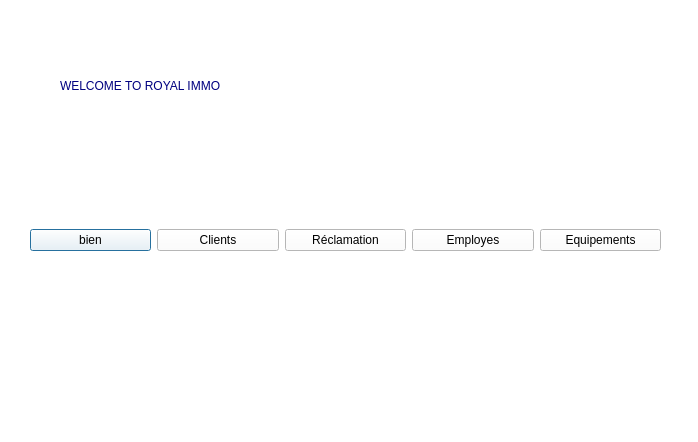
<?xml version="1.0" encoding="UTF-8"?>
<ui version="4.0">
 <class>Menu</class>
 <widget class="QDialog" name="Menu">
  <property name="geometry">
   <rect>
    <x>0</x>
    <y>0</y>
    <width>698</width>
    <height>442</height>
   </rect>
  </property>
  <property name="windowTitle">
   <string>Dialog</string>
  </property>
  <property name="styleSheet">
   <string notr="true">background-color: rgb(255, 255, 255);</string>
  </property>
  <widget class="QWidget" name="horizontalLayoutWidget">
   <property name="geometry">
    <rect>
     <x>30</x>
     <y>150</y>
     <width>631</width>
     <height>181</height>
    </rect>
   </property>
   <layout class="QHBoxLayout" name="horizontalLayout">
    <item>
     <widget class="QPushButton" name="bien_m">
      <property name="styleSheet">
       <string notr="true">Ezzaouia Mohamed Amine
QPushButton {
    color: rgb(255, 255, 255);
  background-color: #FF17365D;
    border-style: outset;
    border-width: 0px;
    border-radius: 10px;
    border-color: beige;
    min-width: 10em;
    padding: 6px;
}
QPushButton:hover {
color: #fff;
    background-color: rgb(43, 163, 255);
    border-style: inset;
}
QPushButton:pressed {
    background-color: rgb(43, 163, 255);
    border-style: inset;
}</string>
      </property>
      <property name="text">
       <string>bien</string>
      </property>
     </widget>
    </item>
    <item>
     <widget class="QPushButton" name="pushButton_3">
      <property name="styleSheet">
       <string notr="true">Ezzaouia Mohamed Amine
QPushButton {
    color: rgb(255, 255, 255);
  background-color: #FF17365D;
    border-style: outset;
    border-width: 0px;
    border-radius: 10px;
    border-color: beige;
    min-width: 10em;
    padding: 6px;
}
QPushButton:hover {
color: #fff;
    background-color: rgb(43, 163, 255);
    border-style: inset;
}
QPushButton:pressed {
    background-color: rgb(43, 163, 255);
    border-style: inset;
}</string>
      </property>
      <property name="text">
       <string>Clients</string>
      </property>
     </widget>
    </item>
    <item>
     <widget class="QPushButton" name="rec">
      <property name="styleSheet">
       <string notr="true">Ezzaouia Mohamed Amine
QPushButton {
    color: rgb(255, 255, 255);
  background-color: #FF17365D;
    border-style: outset;
    border-width: 0px;
    border-radius: 10px;
    border-color: beige;
    min-width: 10em;
    padding: 6px;
}
QPushButton:hover {
color: #fff;
    background-color: rgb(43, 163, 255);
    border-style: inset;
}
QPushButton:pressed {
    background-color: rgb(43, 163, 255);
    border-style: inset;
}</string>
      </property>
      <property name="text">
       <string>Réclamation</string>
      </property>
     </widget>
    </item>
    <item>
     <widget class="QPushButton" name="pushButton">
      <property name="styleSheet">
       <string notr="true">Ezzaouia Mohamed Amine
QPushButton {
    color: rgb(255, 255, 255);
  background-color: #FF17365D;
    border-style: outset;
    border-width: 0px;
    border-radius: 10px;
    border-color: beige;
    min-width: 10em;
    padding: 6px;
}
QPushButton:hover {
color: #fff;
    background-color: rgb(43, 163, 255);
    border-style: inset;
}
QPushButton:pressed {
    background-color: rgb(43, 163, 255);
    border-style: inset;
}</string>
      </property>
      <property name="text">
       <string>Employes</string>
      </property>
     </widget>
    </item>
    <item>
     <widget class="QPushButton" name="equipement">
      <property name="text">
       <string>Equipements</string>
      </property>
     </widget>
    </item>
   </layout>
  </widget>
  <widget class="QLabel" name="label">
   <property name="geometry">
    <rect>
     <x>60</x>
     <y>40</y>
     <width>591</width>
     <height>91</height>
    </rect>
   </property>
   <property name="styleSheet">
    <string notr="true">font: 24pt &quot;Palatino Linotype&quot;;
color: rgb(0, 0, 127);</string>
   </property>
   <property name="text">
    <string>WELCOME TO ROYAL IMMO</string>
   </property>
  </widget>
 </widget>
 <resources/>
 <connections/>
</ui>
